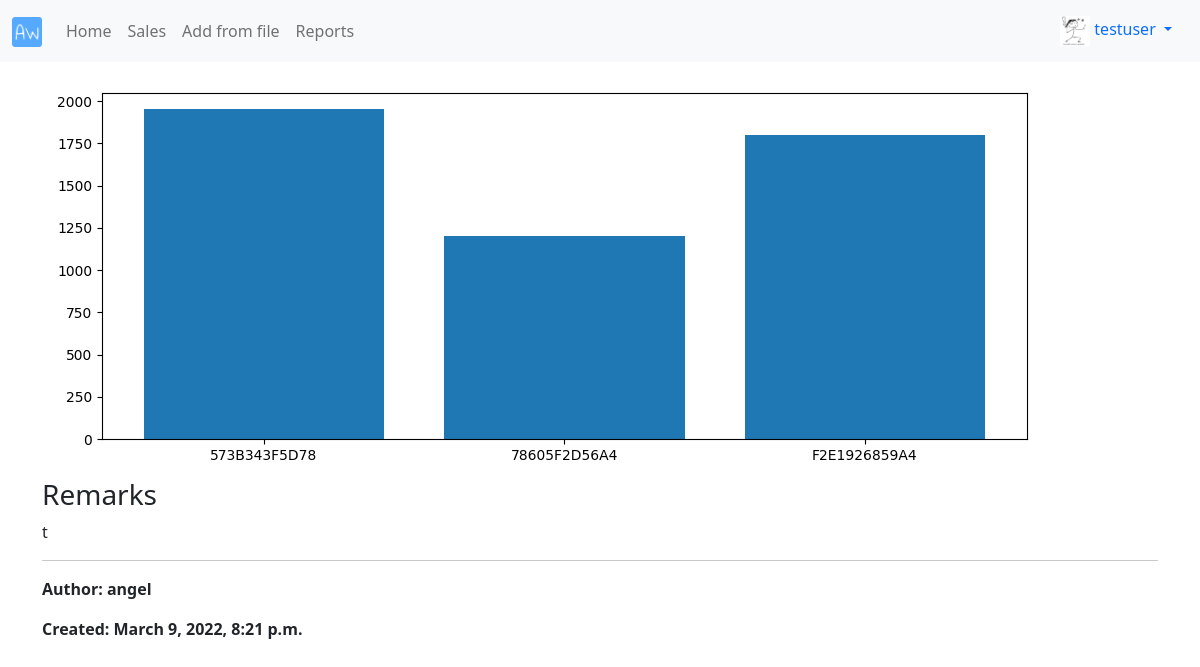
Screenshot of /reports/2/ (signed in) with the database file from the repository.
### profiles/models.py (models this page shows, shortened)
class Profile(models.Model):
    user = models.OneToOneField(User, on_delete = models.CASCADE)
    bio = models.TextField(default = "no bio...")
    avatar = models.ImageField(upload_to = 'avatars', default = 'no_picture_profile.png')
    created = models.DateTimeField(auto_now_add = True)
    updated = models.DateTimeField(auto_now = True)

### reports/models.py (models this page shows, shortened)
class Report(models.Model):
    name = models.CharField(max_length = 120)
    image = models.ImageField(upload_to = 'reports', blank = True)
    remarks = models.TextField()
    author = models.ForeignKey(Profile, on_delete = models.CASCADE)
    created = models.DateTimeField(auto_now_add = True)
    updated = models.DateTimeField(auto_now = True)
    class Meta:
        ordering = ('-created',)

### reports/views.py (the view)
# urls.py: path('<pk>/', ReportDetailView.as_view(), name = 'detail'),
class ReportDetailView(LoginRequiredMixin, DetailView):
    model = Report
    template_name = 'reports/detail.html'

### reports/templates/reports/detail.html (shortened to what this page needs)
{% extends 'base.html' %}
{% block content %}
    {% if object.image %}
    <img src="{{object.image.url}}" class="img-fluid" alt="{{object.name}}">
    {% endif %}
    <br>
    <h3>Remarks</h3>
    <p>{{object.remarks}}</p>
    <hr>
    <p><b>Author: {{object.author.user.username}}</b></p>
    <p><b>Created: {{object.created}}</b></p>
{% endblock content %}

### templates/navbar.html (shortened to what this page needs)
{% load static %}
{% url 'sales:home' as path_to_home %}
{% url 'sales:list' as path_to_sales %}
{% url 'reports:from-file' as path_to_from_file %}
{% url 'reports:main' as path_to_reports %}
<nav class="navbar navbar-expand-lg navbar-light bg-light">
  <div class="container-fluid">
    <a class="navbar-brand" href="{{path_to_home}}"><img src="{% static 'logo.png' %}" class="logo-sm"></a>
    <div class="collapse navbar-collapse" id="navbarNav">
      <ul class="navbar-nav">
        <li class="nav-item">
          <a class="nav-link {% if request.path == path_to_home %}active{% endif%}" href="{{path_to_home}}">Home</a>
        </li>
        <li class="nav-item">
          <a class="nav-link {% if request.path == path_to_sales %}active{% endif%}" href="{{path_to_sales}}">Sales</a>
        </li>
        <li class="nav-item">
          <a class="nav-link {% if request.path == path_to_from_file %}active{% endif%}" href="{{path_to_from_file}}">Add from file</a>
        </li>
        <li class="nav-item">
          <a class="nav-link {% if request.path == path_to_reports %}active{% endif%}" href="{{path_to_reports}}">Reports</a>
        </li>
      </ul>
    </div>
    {% if request.user.is_authenticated %}
      <div class="nav-item dropdown">
        <div class="nav-link dropdown-toggle" id="navbarDropdownMenuLink" role="button" data-bs-toggle="dropdown" aria-expanded="false">
          <img src="{{request.user.profile.avatar.url}}" class="avatar-sm">&nbsp;{{request.user}}
        </div>
      </div>
    {% endif %}
  </div>
</nav>

### static/style.css (style rules this page uses)
.avatar-sm { height: 30px; width: 30px; }
.logo-sm { height: 30px; width: auto; }

### rows the page displays
Report: image (picture), remarks "t", author.user.username "angel", created "March 9, 2022, 8:21 p.m."

### other values shown
{{ request.user }} "testuser"
